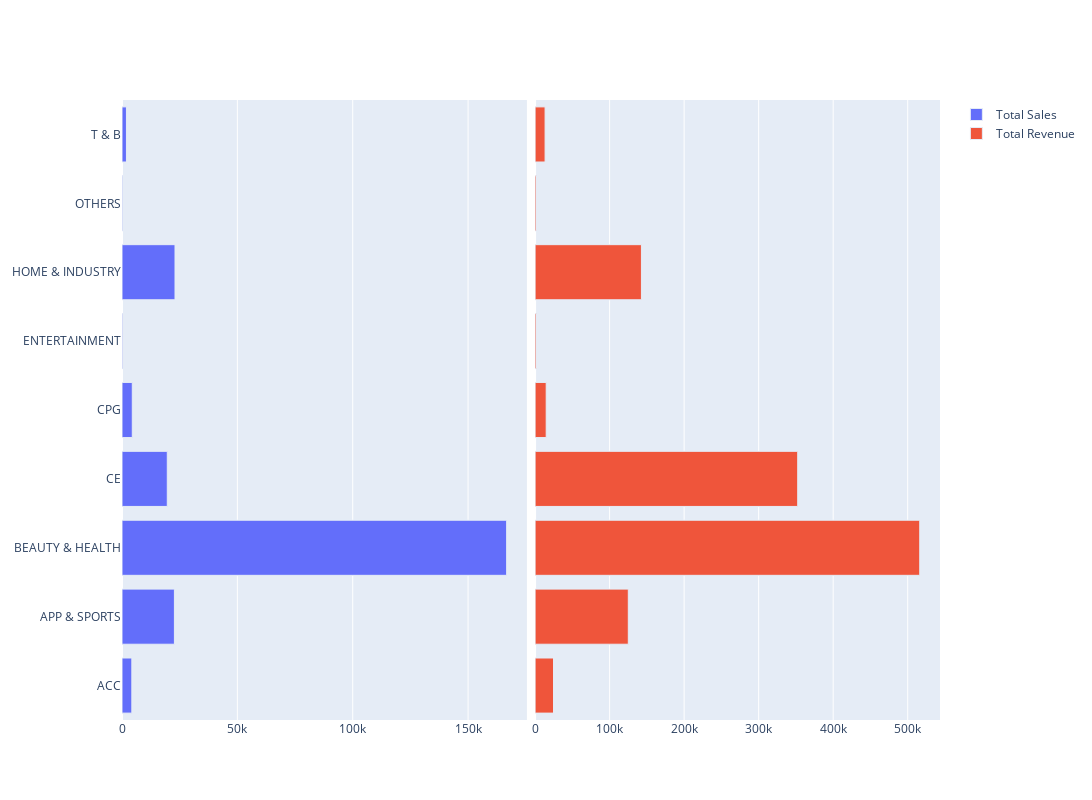

Notebook cell for this chart:
### Code cell
plot_data = [
    {"x_plot_column": "SOLD_QUANTITY_sum", "y_plot_column": "VERTICAL", "title": "Total Sales", "layout_column": 1},
    {"x_plot_column": "SOLD_AMOUNT_sum", "y_plot_column": "VERTICAL", "title": "Total Revenue", "layout_column": 2},
    ]
sales_revenue_by_category(data=data, plotting_categories=["SOLD_QUANTITY", "SOLD_AMOUNT"], grouping_categories=["VERTICAL"], plot_data=plot_data, plot_heigth=800, plot_width=1200, plot=True)

### Figure 1 — Plotly figure (JSON) as saved in the notebook; plotly's stock layout.template omitted (floating-point values rounded to 4 significant figures)
{"data": [{"marker": {"line": {"width": 1}}, "name": "Total Sales", "orientation": "h", "type": "bar", "x": [4260, 22713, 166718, 19630, 4459, 353, 22971, 339, 1928], "xaxis": "x", "y": ["ACC", "APP & SPORTS", "BEAUTY & HEALTH", "CE", "CPG", "ENTERTAINMENT", "HOME & INDUSTRY", "OTHERS", "T & B"], "yaxis": "y"}, {"marker": {"line": {"width": 1}}, "name": "Total Revenue", "orientation": "h", "type": "bar", "x": [24740.0, 125100.0, 516200.0, 352400.0, 14900.0, 1934.0, 142700.0, 1881.0, 13420.0], "xaxis": "x2", "y": ["ACC", "APP & SPORTS", "BEAUTY & HEALTH", "CE", "CPG", "ENTERTAINMENT", "HOME & INDUSTRY", "OTHERS", "T & B"], "yaxis": "y2"}], "layout": {"height": 800, "width": 1200, "xaxis": {"anchor": "y", "domain": [0, 0.495]}, "xaxis2": {"anchor": "y2", "domain": [0.505, 1]}, "yaxis": {"anchor": "x", "domain": [0, 1]}, "yaxis2": {"anchor": "x2", "domain": [0, 1], "matches": "y", "showticklabels": false}}}
